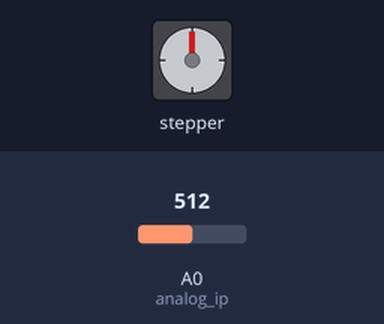
Bench run of a sketch on a simulated Arduino Uno, built with avr-gcc and run on an emulated ATmega328P. On the bench: stepper motor. Wiring (inferred from the names in the program): stepper motor driver (200 steps per turn assumed): step pin 5; direction pin 4. Inputs (shaded band) come from the test bench; at power-on: A0 (analog_ip) = 512. What the sketch prints to the serial monitor is not drawn.

Above: at 6.2 s.
6.3 s: A0 (analog_ip) set to 110
11.5 s: A0 (analog_ip) set to 90
At 15.45 s:
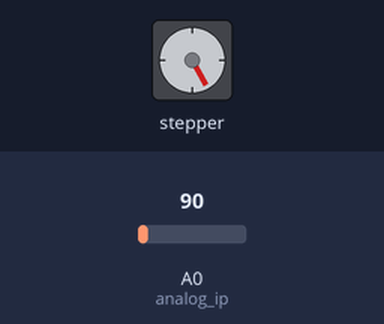
At 16.05 s:
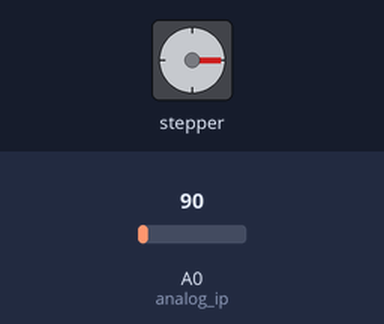
17.6 s: A0 (analog_ip) set to 122
20.4 s: A0 (analog_ip) set to 0
At 22.75 s:
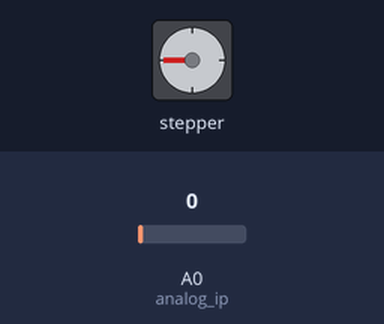
Timing chart, 0 to 32.3 s (numbered marks = the images above; inputs shaded):
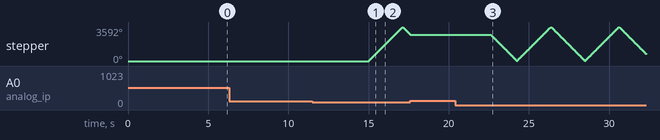

The sketch:

stepper_feather_velostat_stop_start_holdpoosition.ino
```cpp
// Define stepper motor connections and steps per revolution:
#define dirPin 4
#define stepPin 5
#define stepsPerRevolution 200


//define end position, start position and variables to change directions
#define pos1 0;
#define pos2 100;
#define rotationsToEnd 10
bool travelingLeft = true;
bool travelingRight = false;
int currentRotations = 0;
//steps to move for one full movement
int currentSteps = 0;
int stepsFullRange = 2000;


//velostat
const int analog_ip = A0;
float inputVal = 0.;
bool hit = false;

//record positon where platform was when hit occurs
int hitPosition;

void setup() {
  Serial.begin(115200);

  // Declare pins as output:
  pinMode(stepPin, OUTPUT);
  pinMode(dirPin, OUTPUT);

//delay to plug in motor
for(int i=0; i<5; i++){
     delay(1000);
     Serial.print(".");
}


}
void loop() {
//    inputVal = analogRead(analog_ip);
//    String valueToString = String(inputVal);
//    Serial.println("Velostat Value= " + valueToString);
  // Set the away from motor
  // Traveling to the left

while(hit ==false){
//  Serial.println("In main loop!");
//      digitalWrite(stepPin, HIGH);
  if(currentSteps < stepsFullRange && travelingLeft ==true){
  digitalWrite(dirPin, HIGH);
  fullMovement();
  currentRotations++;
  //if you've reached the pulley end of the platform
if(currentSteps == stepsFullRange){
  travelingLeft =false;
  currentSteps=0;
}
  }
  // traveling right
  else if(currentSteps < stepsFullRange && travelingLeft ==false){
        digitalWrite(dirPin, LOW);
  // Spin the stepper motor 1 revolution slowly:
  fullMovement();
    currentRotations++;
   //if you've reached the pulley end of the platform
if(currentSteps == stepsFullRange){
  travelingLeft =true;
  currentSteps=0;
}
  }
     yield();
}
// Serial.println(String(currentRotations));
 Serial.println(hit);
  delay(1000);

}


  void fullMovement(){
      if(currentSteps% 5 == 0 && analogRead(analog_ip)>= 100.0){
            String valueToString = String(analogRead(analog_ip));
Serial.println("velostat hit value= " + valueToString);
            hit==true;
            //record hit position
            hitPosition = currentSteps;
             Serial.println("hitPostion " + String(hitPosition));
             stop();
            //send position to data base

           //stop motors
           //exit from current loop
           currentSteps = hitPosition;
           Serial.println("current Steps= " + String(currentSteps));
           Serial.println("hit status= " + String(hit));

            //move servo to remove fallen item
            //set hit to false again and start moving again
      }
else{
    // These four lines result in 1 step:
    digitalWrite(stepPin, HIGH);
    digitalWrite(stepPin, LOW);
    delay(1);
    currentSteps++;
}

}
void stop(){
    digitalWrite(stepPin, LOW);
    Serial.println("stop bc of hit");
      delay(5000);
      hit == false;

}
```

Measured:
- the behaviour switches between 100 and 99 on A0 (analog_ip) (found by bisection; images 0 and 1)
- after the input at 6.3 s, every drawn part: stays the same
- after the input at 11.5 s, stepper: turns 3592° clockwise in 2.1 s, then 772° counter-clockwise in 0.44 s
- after the input at 20.4 s, stepper: turns 2774° counter-clockwise in 1.7 s, then 3576° clockwise in 2.1 s, then 3591° counter-clockwise in 2.1 s, then 3588° clockwise in 2.1 s, and so on
